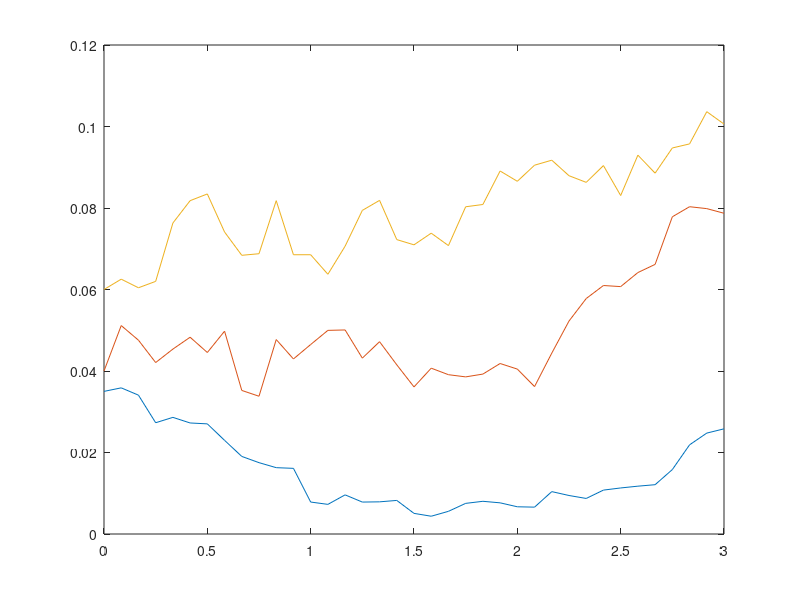

Here is the MATLAB script that generated this plot:
function RatesGenerate
 %Function generating interest rates for $3$ months, $1$ year
 %and 5 years satisfying the specific correlation.

 %Initial parameters
 T=3;
 NbSteps=36;
 DeltaT=T/NbSteps;
 sqDeltaT=sqrt(DeltaT);

 %Cholesky decompostion of the covariance matrix.
 CovTheo=[1,0.1,0.2;0.1,1,0.5;0.1,0.5,1];
 MatrixL=chol(CovTheo)';

 %Initial rates
 r0=[0.035;0.04;0.06];

 %Vector storing the historical rates
 r=cat(2,r0,zeros(3,NbSteps));

 %Rates dynamic parameters
 Speed=[0.25;0.26;0.27];
 Factor=[0.07;0.05;0.05];
 Exponent=[0.5;0.25;0.25];

 %Loop simulating the rates for each time
 for i=1:NbSteps
     dW=MatrixL*randn(3,1);
     r(:,i+1)=r(:,i) + Speed.*(r0-r(:,i))*DeltaT + ...
                 Factor.*r(:,i).^Exponent*sqDeltaT.*dW;
 end

 %We plot the graphs for the rates.
 plot([0:DeltaT:T],r)

 end